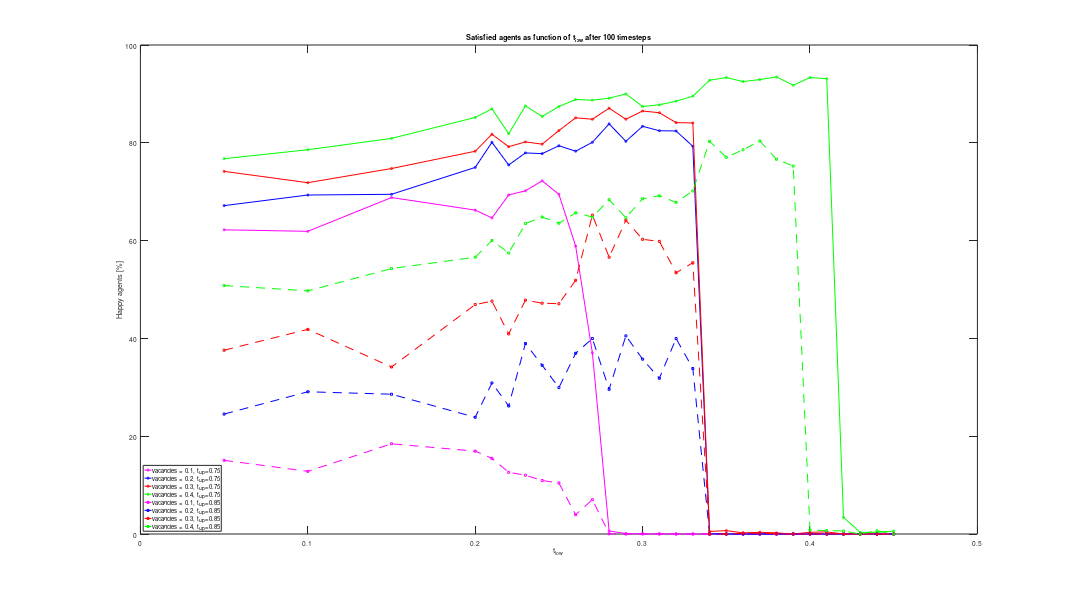

The MATLAB script that drew this image:
%% 

clc;
close all;
clear all;

figure(1)

load('data/plotcorrelation.mat');

plot(data175(:,2),data175(:,3),'m-o',data275(:,2),data275(:,3),'b-o',data375(:,2),data375(:,3),'r-o',data475(:,2),data475(:,3),'g-o');
hold on
plot(data185(:,2),data185(:,3),'m--s',data285(:,2),data285(:,3),'b--s',data385(:,2),data385(:,3),'r--s',data485(:,2),data485(:,3),'g--s');
xlabel('t_{low}')
ylabel('Happy agents [%]')
ylim([0 100])
title('Satisfied agents as function of t_{low} after 100 timesteps','FontSize',22)
legend('vacancies = 0.1, t_{up}=0.75','vacancies = 0.2, t_{up}=0.75', 'vacancies = 0.3, t_{up}=0.75', 'vacancies = 0.4, t_{up}=0.75', ...
    'vacancies = 0.1, t_{up}=0.85','vacancies = 0.2, t_{up}=0.85', 'vacancies = 0.3, t_{up}=0.85', ...
    'vacancies = 0.4, t_{up}=0.85','location','southwest')
set(figure(1), 'PaperPosition', [0 0 45 25])
set(gca,'FontSize',20)
name = strcat('/figures/correlation');
saveas(gca,[pwd name],'png')